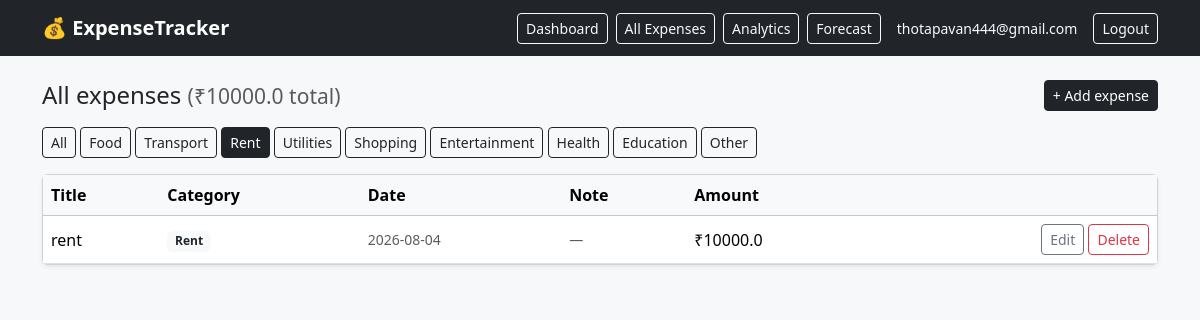
/expenses?category=Rent (signed in), run on the app's committed database.
### models.py (models this page shows, shortened)
class User(UserMixin, db.Model):
    id = db.Column(db.Integer, primary_key=True)
    email = db.Column(db.String(120), unique=True, nullable=False)
    password_hash = db.Column(db.String(200), nullable=False)
    monthly_budget = db.Column(db.Float, default=0.0)
    expenses = db.relationship("Expense", backref="owner", lazy=True, cascade="all, delete-orphan")

class Expense(db.Model):
    id = db.Column(db.Integer, primary_key=True)
    user_id = db.Column(db.Integer, db.ForeignKey("user.id"), nullable=False)
    title = db.Column(db.String(120), nullable=False)
    amount = db.Column(db.Float, nullable=False)
    category = db.Column(db.String(50), default="Other")
    note = db.Column(db.String(255), default="")
    expense_date = db.Column(db.Date, default=date.today)
    created_at = db.Column(db.Date, default=date.today)

### app.py (the view)
    @app.route("/expenses")
    @login_required
    def list_expenses():
        category_filter = request.args.get("category", "")
        query = Expense.query.filter_by(user_id=current_user.id)
        if category_filter:
            query = query.filter_by(category=category_filter)
        expenses = query.order_by(Expense.expense_date.desc(), Expense.id.desc()).all()
        total = round(sum(e.amount for e in expenses), 2)
        return render_template(
            "expenses.html", expenses=expenses, total=total,
            categories=CATEGORIES, active_category=category_filter
        )

### templates/expenses.html (shortened to what this page needs)
{% extends "base.html" %}
{% block content %}
<div class="d-flex justify-content-between align-items-center mb-3">
  <h4 class="mb-0">All expenses <span class="text-muted small">(₹{{ total }} total)</span></h4>
  <a href="{{ url_for('add_expense') }}" class="btn btn-dark btn-sm">+ Add expense</a>
</div>
<div class="mb-3">
  <a href="{{ url_for('list_expenses') }}" class="btn btn-sm {{ 'btn-dark' if not active_category else 'btn-outline-dark' }}">All</a>
  {% for c in categories %}
    <a href="{{ url_for('list_expenses', category=c) }}"
       class="btn btn-sm {{ 'btn-dark' if active_category == c else 'btn-outline-dark' }}">{{ c }}</a>
  {% endfor %}
</div>
<div class="card shadow-sm">
  <div class="table-responsive">
    <table class="table table-hover align-middle mb-0">
      <thead class="table-light">
        <tr><th>Title</th><th>Category</th><th>Date</th><th>Note</th><th>Amount</th><th></th></tr>
      </thead>
      <tbody>
        {% for e in expenses %}
        <tr>
          <td>{{ e.title }}</td>
          <td><span class="badge bg-light text-dark">{{ e.category }}</span></td>
          <td class="small text-muted">{{ e.expense_date }}</td>
          <td class="small text-muted">{{ e.note or '—' }}</td>
          <td>₹{{ e.amount }}</td>
          <td class="text-end">
            <a href="{{ url_for('edit_expense', expense_id=e.id) }}" class="btn btn-sm btn-outline-secondary">Edit</a>
            <form method="POST" action="{{ url_for('delete_expense', expense_id=e.id) }}" class="d-inline"
                  onsubmit="return confirm('Delete {{ e.title }}?');">
              <button class="btn btn-sm btn-outline-danger">Delete</button>
            </form>
          </td>
        </tr>
        {% else %}
        <tr><td colspan="6" class="text-center text-muted py-4">No expenses found.</td></tr>
        {% endfor %}
      </tbody>
    </table>
  </div>
</div>
{% endblock %}

### templates/base.html (shortened to what this page needs)
<!doctype html>
<html lang="en">
<head>
  <link href="{{ url_for('static', filename='css/bootstrap.min.css') }}" rel="stylesheet">
</head>
<body>
  <nav class="navbar navbar-expand-lg navbar-dark bg-dark mb-4">
    <div class="container">
      <a class="navbar-brand" href="{{ url_for('index') }}">💰 ExpenseTracker</a>
      {% if current_user.is_authenticated %}
        <div class="d-flex align-items-center">
          <a href="{{ url_for('dashboard') }}" class="btn btn-sm btn-outline-light me-2">Dashboard</a>
          <a href="{{ url_for('list_expenses') }}" class="btn btn-sm btn-outline-light me-2">All Expenses</a>
          <a href="{{ url_for('analytics') }}" class="btn btn-sm btn-outline-light me-2">Analytics</a>
          <a href="{{ url_for('forecast') }}" class="btn btn-sm btn-outline-light me-3">Forecast</a>
          <span class="text-light me-3 small">{{ current_user.email }}</span>
          <a href="{{ url_for('logout') }}" class="btn btn-outline-light btn-sm">Logout</a>
        </div>
      {% endif %}
    </div>
  </nav>
  <div class="container">
    {% block content %}{% endblock %}
  </div>
</body>
</html>

### templates/base.html (style rules this page uses)
body { background: #f7f8fa; }
.navbar-brand { font-weight: 600; }

### data on the page
User: email "thotapavan444@gmail.com"
Expense: title "rent", category "Rent", expense_date "2026-08-04", note "—", amount "10000.0"

### other printed values
{{ total }} "10000.0"
{{ c }} "Food" "Transport" "Rent" "Utilities" "Shopping" "Entertainment" "Health" "Education" "Other"
